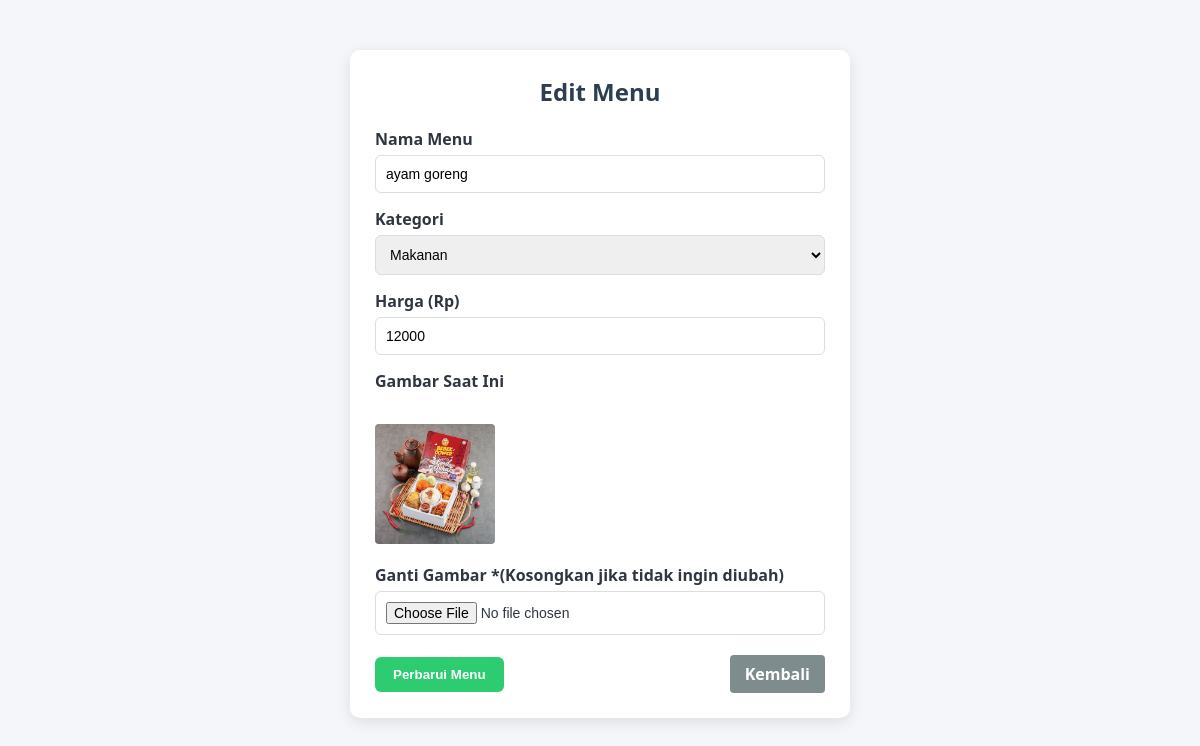
/admind/crud/menu/edit.php?id=17, run on the app's committed database.
### tables this page shows
CREATE TABLE `menu` (
  `id_menu` int(11) NOT NULL,
  `nama_menu` varchar(100) DEFAULT NULL,
  `harga` int(11) DEFAULT NULL,
  `stok` int(11) DEFAULT NULL,
  `gambar` varchar(255) DEFAULT NULL,
  `id_kategori_menu` int(11) DEFAULT NULL,
  `id_admin` int(11) DEFAULT NULL,
  `deskripsi_menu` text NOT NULL
);

CREATE TABLE `kategori_menu` (
  `id_kategori_menu` int(11) NOT NULL,
  `nama_kategori_menu` varchar(100) DEFAULT NULL
);

### admind/crud/menu/edit.php (the view, shortened to what this page needs)
<?php
include 'koneksi.php';
$id = $_GET['id'];
$query = mysqli_query($conn, "SELECT * FROM menu WHERE id_menu = '$id'");
$data = mysqli_fetch_assoc($query);
$kategori_query = mysqli_query($conn, "SELECT * FROM kategori_menu");
?>
<!DOCTYPE html>
<html lang="id">
<head>
</head>
<body>
    <div class="container">
        <h2>Edit Menu</h2>
        <form action="" method="POST" enctype="multipart/form-data">
            <div class="form-group">
                <label>Nama Menu</label>
                <input type="text" name="nama_menu" value="<?= htmlspecialchars($data['nama_menu']); ?>" class="form-control" required>
            </div>
            <div class="form-group">
                <label>Kategori</label>
                <select name="id_kategori" class="form-control" required>
                    <?php while($kat = mysqli_fetch_assoc($kategori_query)) { ?>
                        <option value="<?= $kat['id_kategori_menu']; ?>" <?= $kat['id_kategori_menu'] == $data['id_kategori_menu'] ? 'selected' : ''; ?>>
                            <?= $kat['nama_kategori_menu']; ?>
                        </option>
                    <?php } ?>
                </select>
            </div>
            <div class="form-group">
                <label>Harga (Rp)</label>
                <input type="number" name="harga" value="<?= $data['harga']; ?>" class="form-control" required>
            </div>
            <div class="form-group">
                <label>Gambar Saat Ini</label><br>
                <?php if (!empty($data['gambar']) && file_exists("upload/" . $data['gambar'])) { ?>
                    <img src="upload/<?= $data['gambar']; ?>" width="120" style="border-radius: 4px; margin-top: 5px;">
                <?php } else { ?>
                    <p style="color: #e74c3c; font-style: italic;">Tidak ada gambar / file hilang</p>
                <?php } ?>
            </div>
            <div class="form-group" style="margin-top: 15px;">
                <label>Ganti Gambar *(Kosongkan jika tidak ingin diubah)</label>
                <input type="file" name="gambar" class="form-control">
            </div>
            <div class="form-actions" style="margin-top: 20px;">
                <button type="submit" name="update" class="btn btn-success">Perbarui Menu</button>
                <a href="../index_admin.php" class="btn btn-primary" style="background-color: #7f8c8d; text-decoration: none; padding: 8px 15px; border-radius: 4px; display: inline-block;">Kembali</a>
            </div>
        </form>
    </div>
</body>
</html>

### admind/crud/menu/edit.php (style rules this page uses)
:root { --primary: #2c3e50; --accent: #e74c3c; --success: #2ecc71; --bg: #f5f6fa; --text: #2f3640; }
* { margin: 0; padding: 0; box-sizing: border-box; }
body { font-family: 'Segoe UI', Tahoma, Geneva, Verdana, sans-serif; background-color: var(--bg); color: var(--text); }
.container { width: 100%; max-width: 500px; background: white; margin: 50px auto; padding: 25px; border-radius: 10px; box-shadow: 0 4px 15px rgba(0,0,0,0.1); }
h2 { text-align: center; margin-bottom: 20px; color: var(--primary); }
.form-group { margin-bottom: 15px; }
label { display: block; margin-bottom: 5px; font-weight: 600; }
.form-control { width: 100%; padding: 10px; border: 1px solid #dcdde1; border-radius: 6px; font-size: 14px; transition: 0.3s; }
img { border-radius: 6px; margin-top: 10px; }
.form-actions { display: flex; justify-content: space-between; align-items: center; }
.btn { padding: 10px 18px; border-radius: 6px; border: none; cursor: pointer; font-weight: 600; text-decoration: none; transition: 0.3s; }
.btn-success { background-color: var(--success); color: white; }
.btn-primary { background-color: #7f8c8d; color: white; }

### data on the page
menu: nama_menu "ayam goreng", id_kategori "Makanan", harga "12000", gambar (picture)
